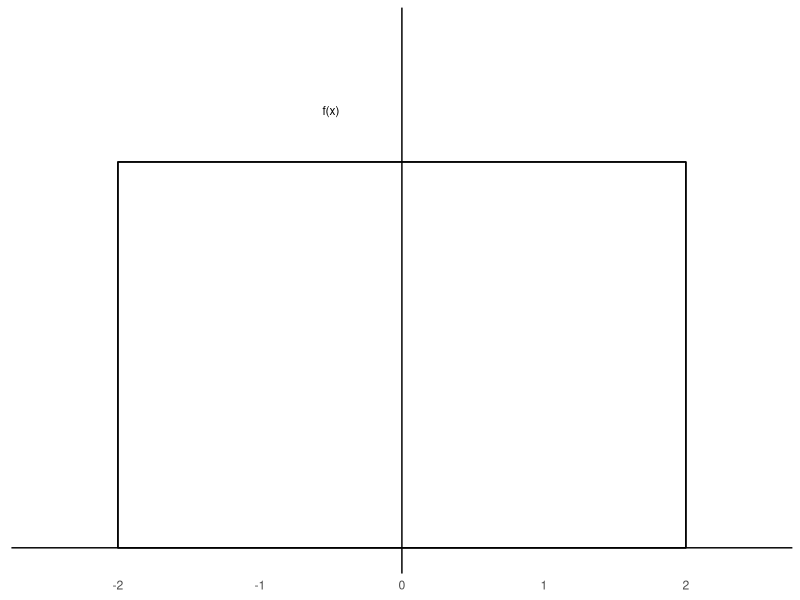

This chart was generated by the following R code: (Note: this script raises an error after producing the figure.)
## ---- chunk 1
library(ggplot2)

ggplot(data.frame(x = -2.5:2.5, y = 0:1.5)) + 
  geom_rect(aes(x = x, y = y), xmin = -2, xmax = 2, ymin = 0, ymax = .75, colour="black", lwd=.25, fill=NA) +
  geom_hline(yintercept = 0) + 
  geom_vline(xintercept = 0, yintercept = 0) + 
  theme(axis.title= element_blank(), panel.grid= element_blank(), 
        panel.background=element_blank(), axis.text.y = element_blank(), axis.ticks = element_blank()) + 
  annotate("text", x= -0.5, y = 0.85, label= "f(x)", size = 3)
## ---- chunk 2
library(ggplot2)
norm <- qplot(-25:25,stat="function",geom="line",fun=dnorm,args=list(mean=0,sd=10)) +
    scale_y_continuous(expand=c(0,0)) +
    geom_vline(xintercept = 0) + 
    geom_vline(xintercept = c(13, -13, 23, -23), yintercept= 0, linetype = "dashed") +
    geom_hline(yintercept = 0) +
    theme(axis.title= element_blank(), panel.grid= element_blank(), 
          panel.background=element_blank(), axis.text.y = element_blank(), axis.ticks = element_blank())
norm + annotate("text",x=0.7,y=.035,label="X:f(x)",family="serif",size=4) +
    annotate("text",x=-5,y=0.002,label="~mu",parse=TRUE,family="serif",size=4) +
    annotate("text",x=5,y=0.004,label="~x[i]",parse=TRUE,family="serif",size=4)
